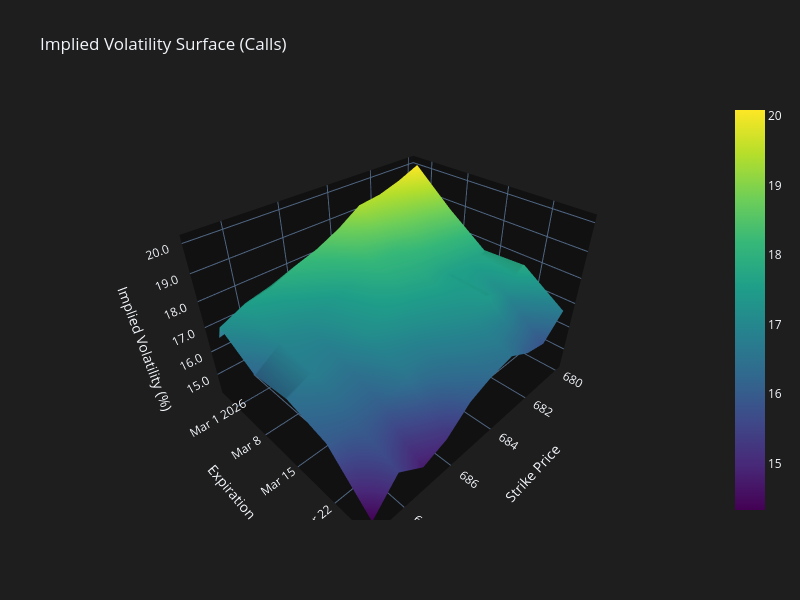

The notebook cell this image was saved under:
### Markdown cell above
Implied volatility surfaces extend these ideas to three-dimensions to visualise both skew and term-structure characteristics together. As you can see, this surface is far from constant.

### Code cell
from blackScholesChain import impliedVol
import yfinance as yf
import numpy as np
import datetime as dt
from pandas import DataFrame, Series
import plotly.graph_objects as go

#PARAMETERS
stock = yf.Ticker("SPY")
strikes = 10
r = 0.0375 #risk-free rate
no_expirations = 6 #<= len(stock.options)

#IMPLIED VOL CALCULATIONS
dates = np.array(stock.options[5:no_expirations+5], dtype = "datetime64[D]", order = "K", subok = False, ndmin = 0)
t_till = np.array(dates-np.full(no_expirations, fill_value = dt.date.today(), dtype = "datetime64[D]"), dtype = "float64")/365 #time till expiration; in years
S = stock.info["regularMarketPrice"]

k = 0
for i,t in enumerate(t_till):
    c,p = DataFrame(stock.option_chain(date = str(dates[i]))[0]),DataFrame(stock.option_chain(date = str(dates[i]))[1])
    c.set_index("strike", inplace = True), p.set_index("strike", inplace = True)
    c["Intrinsic Value"] = Series(S - c.index, index = c.index).map(lambda x: max(0,x))
    p["Intrinsic Value"] = Series(p.index - S, index = p.index).map(lambda x: max(0,x))
    c = c.iloc[(c.index.get_loc(c["Intrinsic Value"].idxmin()) - strikes//2):(c.index.get_loc(c["Intrinsic Value"].idxmin()) + strikes//2), 2]
    p = p.iloc[(p.index.get_loc(p["Intrinsic Value"][p["Intrinsic Value"] != 0].idxmin()) - strikes//2):(p.index.get_loc(p["Intrinsic Value"][p["Intrinsic Value"] != 0].idxmin()) + strikes//2), 2]
    if k == 0:
        call, put = DataFrame(columns = c.index), DataFrame(columns = p.index)
        call.index.name = "Call"
        put.index.name = "Put"
        k += 1
    call.loc[dates[i]], put.loc[dates[i]] = impliedVol(S,c.index,r,t,c,p)
#print(f"{call.iloc[:,:6]}\n\n{put.iloc[:,:6]}")

#PLOT
X,Y = np.meshgrid(c.index, call.index)
fig = go.Figure(data = [go.Surface(x=X, y=Y, z=np.array(call), colorscale = "viridis")])
fig.update_layout(title = "Implied Volatility Surface (Calls)", scene = dict(xaxis_title="Strike Price", yaxis_title = "Expiration", zaxis_title = "Implied Volatility (%)"), width = 800, height = 600, template="plotly_dark", paper_bgcolor = "#1E1E1E", plot_bgcolor = "#1E1E1E")
fig.update_scenes(zaxis = {"tickformat":".1f"})
fig.show()

### Figure 1 — Plotly figure (JSON) as saved in the notebook; plotly's stock layout.template omitted (floating-point values rounded to 4 significant figures)
{"data": [{"colorscale": [[0.0, "#440154"], [0.1111, "#482878"], [0.2222, "#3e4989"], [0.3333, "#31688e"], [0.4444, "#26828e"], [0.5556, "#1f9e89"], [0.6667, "#35b779"], [0.7778, "#6ece58"], [0.8889, "#b5de2b"], [1.0, "#fde725"]], "x": [[680.0, 681.0, 682.0, 683.0, 684.0, 685.0, 686.0, 687.0, 688.0, 689.0], [680.0, 681.0, 682.0, 683.0, 684.0, 685.0, 686.0, 687.0, 688.0, 689.0], [680.0, 681.0, 682.0, 683.0, 684.0, 685.0, 686.0, 687.0, 688.0, 689.0], [680.0, 681.0, 682.0, 683.0, 684.0, 685.0, 686.0, 687.0, 688.0, 689.0], [680.0, 681.0, 682.0, 683.0, 684.0, 685.0, 686.0, 687.0, 688.0, 689.0], [680.0, 681.0, 682.0, 683.0, 684.0, 685.0, 686.0, 687.0, 688.0, 689.0]], "y": [["2026-02-26T00:00:00.000000000", "2026-02-26T00:00:00.000000000", "2026-02-26T00:00:00.000000000", "2026-02-26T00:00:00.000000000", "2026-02-26T00:00:00.000000000", "2026-02-26T00:00:00.000000000", "2026-02-26T00:00:00.000000000", "2026-02-26T00:00:00.000000000", "2026-02-26T00:00:00.000000000", "2026-02-26T00:00:00.000000000"], ["2026-02-27T00:00:00.000000000", "2026-02-27T00:00:00.000000000", "2026-02-27T00:00:00.000000000", "2026-02-27T00:00:00.000000000", "2026-02-27T00:00:00.000000000", "2026-02-27T00:00:00.000000000", "2026-02-27T00:00:00.000000000", "2026-02-27T00:00:00.000000000", "2026-02-27T00:00:00.000000000", "2026-02-27T00:00:00.000000000"], ["2026-03-06T00:00:00.000000000", "2026-03-06T00:00:00.000000000", "2026-03-06T00:00:00.000000000", "2026-03-06T00:00:00.000000000", "2026-03-06T00:00:00.000000000", "2026-03-06T00:00:00.000000000", "2026-03-06T00:00:00.000000000", "2026-03-06T00:00:00.000000000", "2026-03-06T00:00:00.000000000", "2026-03-06T00:00:00.000000000"], ["2026-03-13T00:00:00.000000000", "2026-03-13T00:00:00.000000000", "2026-03-13T00:00:00.000000000", "2026-03-13T00:00:00.000000000", "2026-03-13T00:00:00.000000000", "2026-03-13T00:00:00.000000000", "2026-03-13T00:00:00.000000000", "2026-03-13T00:00:00.000000000", "2026-03-13T00:00:00.000000000", "2026-03-13T00:00:00.000000000"], ["2026-03-20T00:00:00.000000000", "2026-03-20T00:00:00.000000000", "2026-03-20T00:00:00.000000000", "2026-03-20T00:00:00.000000000", "2026-03-20T00:00:00.000000000", "2026-03-20T00:00:00.000000000", "2026-03-20T00:00:00.000000000", "2026-03-20T00:00:00.000000000", "2026-03-20T00:00:00.000000000", "2026-03-20T00:00:00.000000000"], ["2026-03-27T00:00:00.000000000", "2026-03-27T00:00:00.000000000", "2026-03-27T00:00:00.000000000", "2026-03-27T00:00:00.000000000", "2026-03-27T00:00:00.000000000", "2026-03-27T00:00:00.000000000", "2026-03-27T00:00:00.000000000", "2026-03-27T00:00:00.000000000", "2026-03-27T00:00:00.000000000", "2026-03-27T00:00:00.000000000"]], "z": [[19.62, 19.21, 18.91, 18.59, 18.03, 18.04, 17.42, 16.27, 16.78, 16.55], [20.09, 19.74, 19.48, 19.37, 18.81, 18.38, 18.09, 17.77, 17.55, 17.11], [18.83, 18.63, 18.51, 18.23, 18.15, 17.73, 17.37, 17.11, 16.95, 16.24], [17.74, 17.67, 17.58, 17.7, 17.57, 17.44, 17.16, 16.66, 16.77, 16.43], [17.81, 17.07, 17.44, 17.16, 16.95, 16.68, 16.63, 16.09, 16.1, 16.0], [16.72, 15.85, 16.03, 16.5, 16.31, 15.94, 15.13, 14.77, 15.47, 14.33]], "type": "surface"}], "layout": {"title": {"text": "Implied Volatility Surface (Calls)"}, "scene": {"xaxis": {"title": {"text": "Strike Price"}}, "yaxis": {"title": {"text": "Expiration"}}, "zaxis": {"title": {"text": "Implied Volatility (%)"}, "tickformat": ".1f"}}, "width": 800, "height": 600, "paper_bgcolor": "#1E1E1E", "plot_bgcolor": "#1E1E1E"}}
